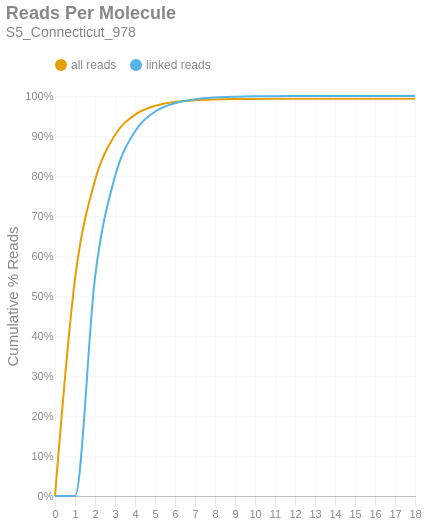

Notebook code cell kept with this figure:
### Markdown cell above
### Reads per Molecule
This chart shows the cumulative distribution of the number of reads per linked molecule. That is, how many alignments are associated with a unique molecule. This excludes the number of reads associated with invalid or absent linked-read barcodes. The `linked` histogram is the percentages recalculated when disregarding singletons.

### Code cell
if SKIPLR:
    print_html(f"Skipped")
else:
    counts = np.bincount(valids['reads'].cast(pl.Int64).to_numpy())
    weighted = counts * np.arange(len(counts))
    all_perc = weighted / n_reads
    linked_perc = weighted / n_linked_reads
    linked_perc[1] = 0
    binned_df = pl.DataFrame({
        'readsper': list(range(len(counts))),
        'all reads (cumsum)': np.cumsum(all_perc).tolist(),
        'linked reads (cumsum)': np.cumsum(linked_perc).tolist(),
    })

    with SafeRender(binned_df):
        (
            density_plot(binned_df, 'Reads Per Molecule', samplename, 'readspmol')
            .encode(
                x=alt.X('readsper:O', title=None).axis(labelAngle=0).scale(padding=0),
                y=alt.Y('value:Q', title='Cumulative % Reads').axis(format='%').stack(False),
                color=alt.Color("key:N").scale(domain=["all reads", "linked reads"]),
                tooltip=[
                    alt.Tooltip("key:N", title="Data Type"),
                    alt.Tooltip("readsper:O", title="Reads Per Molecule"),
                    alt.Tooltip("value:Q", format=".2%", title="% Reads (Cum.)")
                ]            
            )
        ).display()

### Figure 1 — Vega-Lite specification as saved in the notebook (floating-point values rounded to 4 significant figures)
{"width": "container", "height": 400, "config": {"title": {"anchor": "start", "dy": -15, "fontSize": 18, "color": "#888888", "subtitleColor": "#888888", "subtitleFontSize": 14}, "arc": {"fill": "#0072B2"}, "axis": {"domainColor": "#888888", "domainWidth": 0.5, "gridWidth": 0.2, "grid": false, "titleFontWeight": 400, "titleFontSize": 15, "labelFontSize": 11, "labelColor": "#888888", "tickColor": "#888888", "tickWidth": 0.2, "titleColor": "#888888"}, "axisBand": {"grid": false}, "axisX": {"grid": true, "tickSize": 10, "domainCap": "round"}, "axisY": {"domain": false, "grid": true, "tickSize": 0, "domainCap": "round"}, "background": "transparent", "header": {"labelFontSize": 15, "labelColor": "#888888", "titleFontSize": 15, "titleFontWeight": 600, "titleColor": "#888888"}, "legend": {"labelFont": "sans-serif", "labelFontSize": 12, "labelColor": "#888888", "symbolSize": 100, "symbolType": "circle", "titleFontSize": 12, "titlePadding": 10, "titleColor": "#888888", "title": null, "orient": "top"}, "range": {"category": ["#E69F00", "#56B4E9", "#009E73", "#F0E442", "#0072B2", "#D55E00", "#CC79A7", "#000000"], "diverging": ["#cfe8f3", "#a2d4ec", "#73bfe2", "#46abdb", "#1696d2", "#12719e"]}, "area": {"fill": "#0072B2", "fillOpacity": 0.7, "line": true, "strokeOpacity": 0.7}, "line": {"color": "#0072B2", "stroke": "#0072B2", "strokeWidth": 2}, "trail": {"color": "#0072B2", "stroke": "#0072B2", "strokeWidth": 0, "size": 1}, "point": {"filled": true, "fillOpacity": 1.0, "size": 95}, "text": {"color": "#888888", "fontSize": 11, "align": "right", "fontWeight": 400, "size": 11}, "bar": {"fill": "#0072B2", "stroke": null}, "view": {"stroke": null, "continuousWidth": 660, "continuousHeight": 400}}, "data": {"name": "data-fba28cedfa1c7e7d0040f2fadf2b9a82"}, "mark": {"type": "line", "interpolate": "monotone", "point": {"opacity": 0, "size": 275}}, "encoding": {"color": {"field": "key", "scale": {"domain": ["all reads", "linked reads"]}, "type": "nominal"}, "tooltip": [{"field": "key", "title": "Data Type", "type": "nominal"}, {"field": "readsper", "title": "Reads Per Molecule", "type": "ordinal"}, {"field": "value", "format": ".2%", "title": "% Reads (Cum.)", "type": "quantitative"}], "x": {"axis": {"labelAngle": 0}, "field": "readsper", "scale": {"padding": 0}, "title": null, "type": "ordinal"}, "y": {"axis": {"format": "%"}, "field": "value", "stack": false, "title": "Cumulative % Reads", "type": "quantitative"}}, "params": [{"name": "param_c36ac31b6afebe62", "select": {"type": "point", "fields": ["key"]}, "bind": "legend"}], "title": {"text": "Reads Per Molecule", "subtitle": "S5_Connecticut_978"}, "transform": [{"fold": ["all reads (cumsum)", "linked reads (cumsum)"]}, {"calculate": "replace(datum.key, ' (cumsum)', '')", "as": "key"}, {"filter": {"param": "param_c36ac31b6afebe62"}}], "usermeta": {"embedOptions": {"downloadFileName": "S5_Connecticut_978.readspmol"}}, "$schema": "https://vega.github.io/schema/vega-lite/v6.1.0.json", "datasets": {"data-fba28cedfa1c7e7d0040f2fadf2b9a82": [{"readsper": 0, "all reads (cumsum)": 0.0, "linked reads (cumsum)": 0.0}, {"readsper": 1, "all reads (cumsum)": 0.5421, "linked reads (cumsum)": 0.0}, {"readsper": 2, "all reads (cumsum)": 0.7886, "linked reads (cumsum)": 0.5465}, {"readsper": 3, "all reads (cumsum)": 0.9025, "linked reads (cumsum)": 0.799}, {"readsper": 4, "all reads (cumsum)": 0.9532, "linked reads (cumsum)": 0.9114}, {"readsper": 5, "all reads (cumsum)": 0.9753, "linked reads (cumsum)": 0.9606}, {"readsper": 6, "all reads (cumsum)": 0.985, "linked reads (cumsum)": 0.982}, {"readsper": 7, "all reads (cumsum)": 0.9894, "linked reads (cumsum)": 0.9918}, {"readsper": 8, "all reads (cumsum)": 0.9914, "linked reads (cumsum)": 0.9962}, {"readsper": 9, "all reads (cumsum)": 0.9923, "linked reads (cumsum)": 0.9981}, {"readsper": 10, "all reads (cumsum)": 0.9927, "linked reads (cumsum)": 0.9991}, {"readsper": 11, "all reads (cumsum)": 0.9929, "linked reads (cumsum)": 0.9996}, {"readsper": 12, "all reads (cumsum)": 0.993, "linked reads (cumsum)": 0.9998}, {"readsper": 13, "all reads (cumsum)": 0.9931, "linked reads (cumsum)": 0.9999}, {"readsper": 14, "all reads (cumsum)": 0.9931, "linked reads (cumsum)": 0.9999}, {"readsper": 15, "all reads (cumsum)": 0.9931, "linked reads (cumsum)": 1.0}, {"readsper": 16, "all reads (cumsum)": 0.9931, "linked reads (cumsum)": 1.0}, {"readsper": 17, "all reads (cumsum)": 0.9931, "linked reads (cumsum)": 1.0}, {"readsper": 18, "all reads (cumsum)": 0.9931, "linked reads (cumsum)": 1.0}]}}
